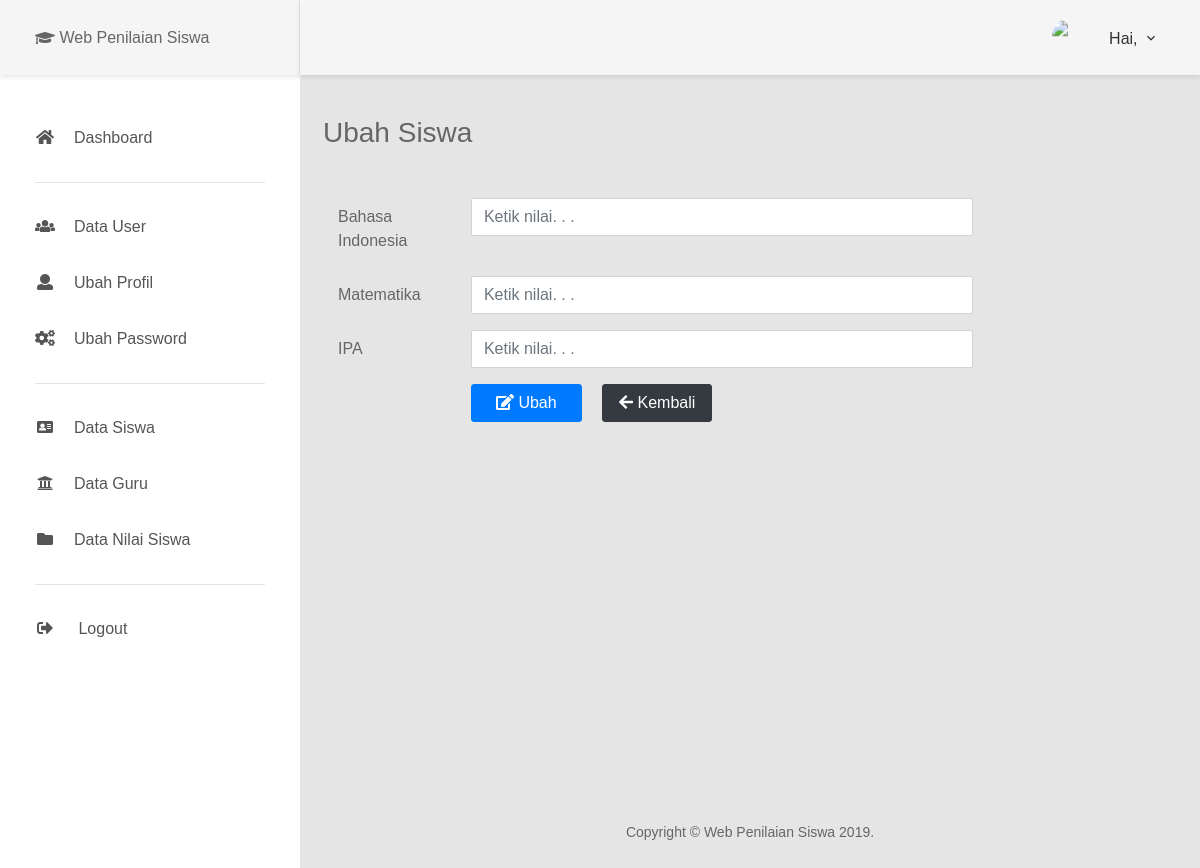
The app's page /nilai/ubah_nilai/9993372001, older data.
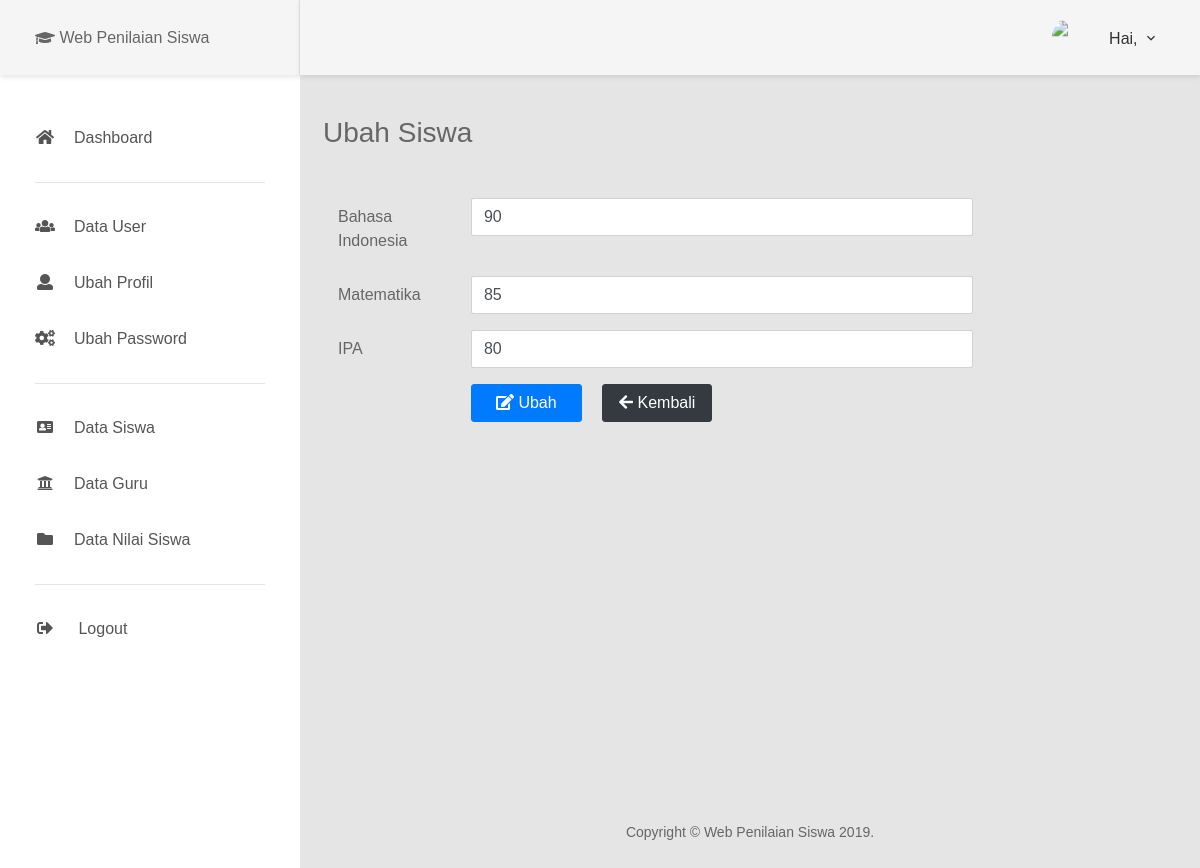
The same page, newer data.
### tables this page shows
CREATE TABLE `siswa` (
  `nisn` char(10) NOT NULL,
  `nama_siswa` varchar(128) NOT NULL,
  `tempat_lahir` varchar(35) NOT NULL,
  `tgl_lahir` date NOT NULL,
  `agama` varchar(15) NOT NULL,
  `alamat` varchar(50) NOT NULL,
  `kelas` varchar(10) NOT NULL,
  `indonesia` int(100) NOT NULL,
  `matematika` int(100) NOT NULL,
  `ipa` int(100) NOT NULL,
  `jk` varchar(1) NOT NULL,
  `gambar` varchar(256) NOT NULL
);

### application/controllers/Nilai.php (called while the page is built, shortened)
<?php
class Nilai extends CI_Controller
{
    public function ubah_nilai($nisn)
    {
        $data['title'] = "Ubah Siswa";
        $data['user']  = $this->ModelAdmin->getTopbarName();
        $data['siswa'] = $this->ModelNilai->getSiswaById($nisn);
        $this->form_validation->set_rules('indonesia', 'Bahasa Indonesia', 'required|numeric', [
            'required' => 'Nilai harus diisi !',
            'numeric' => 'Harus angka!'
        ]);
        $this->form_validation->set_rules('matematika', 'Matematika', 'required|numeric', [
            'required' => 'Nilai harus diisi !',
            'numeric' => 'Harus angka!'
        ]);
        $this->form_validation->set_rules('ipa', 'IPA', 'required|numeric', [
            'required' => 'Nilai harus diisi !',
            'numeric' => 'Harus angka!'
        ]);
        if ($this->form_validation->run() == false) {
            $this->load->view('templates/header', $data);
            $this->load->view('templates/admin_sidebar', $data);
            $this->load->view('templates/topbar');
            $this->load->view('siswa/v-ubah-nilai', $data);
            $this->load->view('templates/footer');
        }
    }
}

### index.php (called while the page is built, shortened)
<?php
require_once BASEPATH.'core/CodeIgniter.php';

### application/models/ModelNilai.php (called while the page is built, shortened)
<?php
class ModelNilai extends CI_Model
{
    public function getSiswaById($nisn)
    {
        return $this->db->get_where('siswa', ['nisn' => $nisn])->row_array();
    }
}

### application/views/siswa/v-ubah-nilai.php (the view, shortened to what this page needs)
<div class="main-content">
    <div class="section__content section__content">
        <div class="container-fluid">
            <div class="row">
                <div class="col-12 ml-2">
                    <h1 class="h3 mb-4 text-gray-800 mb-5"><?= $title; ?></h1>
                    <div class="col-lg-11">
                        <form action="" method="post">
                            <div class="form-group row">
                                <label for="indonesia" class="col-sm-2 col-form-label">Bahasa Indonesia</label>
                                <div class="col-sm-8">
                                    <input type="text" class="form-control" name="indonesia" value="<?= $siswa['indonesia']; ?>" placeholder="Ketik nilai. . .">
                                </div>
                            </div>
                            <div class="form-group row">
                                <label for="matematika" class="col-sm-2 col-form-label">Matematika</label>
                                <div class="col-sm-8">
                                    <input type="text" class="form-control" name="matematika" value="<?= $siswa['matematika']; ?>" placeholder="Ketik nilai. . .">
                                </div>
                            </div>
                            <div class="form-group row">
                                <label for="ipa" class="col-sm-2 col-form-label">IPA</label>
                                <div class="col-sm-8">
                                    <input type="text" class="form-control" name="ipa" value="<?= $siswa['ipa']; ?>" placeholder="Ketik nilai. . .">
                                </div>
                            </div>
                            <div class="form-group row justify-content-end">
                                <div class="col-sm-10">
                                    <button type="submit" class="btn btn-primary pl-4 pr-4 mr-3">
                                        <i class="fas fa-edit"></i> Ubah
                                    </button>
                                    <a href="<?= base_url('nilai'); ?>" class="btn btn-dark pl-3 pr-3" onclick="window.history.go(-1)">
                                        <i class="fa fa-arrow-left"></i> Kembali
                                    </a>
                                </div>
                            </div>
                        </form>
                    </div>
                </div>
            </div>
        </div>
    </div>
</div>

Row changes from the older to the newer data that the page shows:
now on this page (row edited): siswa: indonesia "90", matematika "85", ipa "80"
